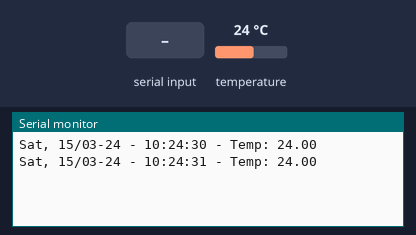
Simulated run of this sketch. Board: Arduino Uno, built with avr-gcc and run on an emulated ATmega328P. Shown: the last lines printed to the serial monitor. Wiring (inferred from the names in the program): DS3231 clock at I2C address 0x68. The test bench sets the inputs (shaded band); at power-on: temperature 24 °C. The local clock reads 2024-03-15 10:24:30 at power-on unless the sketch sets it.

Above: at 1.2 s.
1.3 s: byte 84 (84) received over Serial
At 2.8 s:
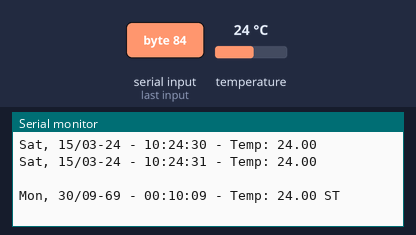
3.5 s: temperature set to 12 °C
At 4.6 s:
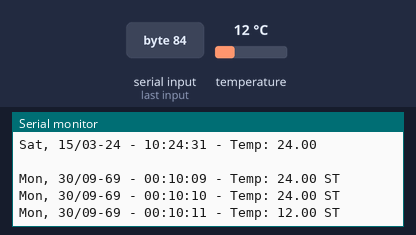
5.0 s: temperature set to 19 °C
At 5.5 s:
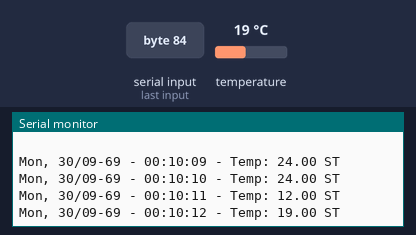
Timing chart, 0 to 8.0 s (numbered marks = the images above; inputs shaded):
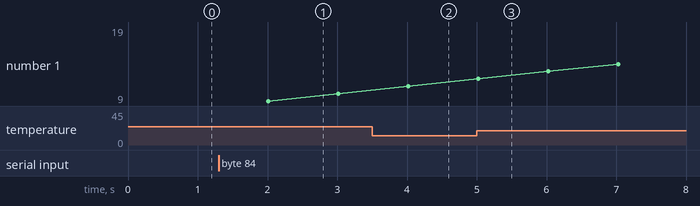

The sketch:

SetRTC.ino
```cpp
#include "Arduino.h"
#include "Wire.h"

#define DS3231_I2C_ADDRESS 104

// Acknowledgement: The code for reading and writing the DS3231 RTC is copied from http://www.goodliffe.org.uk/arduino/i2c_devices.php

// SCL - pin A5
// SDA - pin A4
// To set the clock, run the sketch and use the serial monitor.
// Enter T1124154091014; the code will read this and set the clock. See the code for full details.
//
byte second, minute, hour, dayOfWeek, day, month, year;
boolean daylightSavingTime;
char weekDay[4];

byte tMSB, tLSB;
float temp3231;

void setup() {
	Wire.begin();
	Serial.begin(9600);
}

void printDigits(byte val, String separator) {
	if (val < 10) {
		Serial.print("0");
	}
	Serial.print(val);
	Serial.print(separator);
}

void loop() {

	watchConsole();

	get3231Date();

	Serial.print(weekDay);
	Serial.print(", ");
	printDigits(day, "/");
	printDigits(month, "-");
	printDigits(year, " - ");
	printDigits(hour, ":");
	printDigits(minute, ":");
	printDigits(second, " - Temp: ");
	Serial.print(get3231Temp());
	if (daylightSavingTime) {
		Serial.print(" ST");
	}
	Serial.println();

	delay(1000);
}

// Convert normal decimal numbers to binary coded decimal
byte decToBcd(byte val) {
	return ((val / 10 * 16) + (val % 10));
}

void watchConsole() {
	if (Serial.available()) { // Look for char in serial queue and process if found
		if (Serial.read() == 84) {      //If command = "T" Set Date
			set3231Date();
			get3231Date();
			Serial.println(" ");
		}
	}
}

void set3231Date() {
//T(sec)(min)(hour)(dayOfWeek)(dayOfMonth)(month)(year)
//T(00-59)(00-59)(00-23)(1-7)(01-31)(01-12)(00-99)
//Example: 02-Feb-09 @ 19:57:11 for the 3rd day of the week -> T1157193020209
//Sample dates for testing:
// T3059017270316 - 30 seconds before start of DST
// T3059017301016 - 30 seconds before end of DST
// T3059225010716 - 30 seconds before new day with DST
// T3059224300616 - 30 seconds before new day on the last day of a month with DST
// T3059234300616 - 30 seconds before new day on the last day of a month with DST, real time on timer chip
// T1124154091014
	second = (byte) ((Serial.read() - 48) * 10 + (Serial.read() - 48)); // Use of (byte) type casting and ascii math to achieve result.
	minute = (byte) ((Serial.read() - 48) * 10 + (Serial.read() - 48));
	hour = (byte) ((Serial.read() - 48) * 10 + (Serial.read() - 48));
	dayOfWeek = (byte) (Serial.read() - 48);
	day = (byte) ((Serial.read() - 48) * 10 + (Serial.read() - 48));
	month = (byte) ((Serial.read() - 48) * 10 + (Serial.read() - 48));
	year = (byte) ((Serial.read() - 48) * 10 + (Serial.read() - 48));
	Wire.beginTransmission(DS3231_I2C_ADDRESS);
	Wire.write(0x00);
	Wire.write(decToBcd(second));
	Wire.write(decToBcd(minute));
	Wire.write(decToBcd(hour));
	Wire.write(decToBcd(dayOfWeek));
	Wire.write(decToBcd(day));
	Wire.write(decToBcd(month));
	Wire.write(decToBcd(year));
	Wire.endTransmission();
}

byte dateSunday() {
	byte sunday = day - dayOfWeek;
	if (sunday < 25) {
		sunday += 7;
	}
	return sunday;
}

boolean isDST() {
	switch (month) {
	case 1:
	case 2:
		return false;
	case 3:
		if (day < 25) {
			return false;
		}
		if (dayOfWeek == 7) {
			return (hour < 2) ? false : true;
		}
		return (day < dateSunday()) ? false : true;
	case 10:
		if (day < 25) {
			return true;
		}
		if (dayOfWeek == 7) {
			return (hour >= 2) ? false : true;
		}
		return (day > dateSunday()) ? false : true;
	case 11:
	case 12:
		return false;
	default: return true;	// For dst, no test for the summer months in the switch.
	}
}

byte daysInMonth[] = {0, 31, 28, 31, 30, 31, 30, 31, 31, 30, 31, 30, 31};	// Only months with DST will be used in this array - no need to test for leap year.

void adjustTime() {		// Adjust for daylight saving time (clock is always winter time)
	if (daylightSavingTime) {
		hour += 1;
		if (hour > 23) {
			hour = 0;
			dayOfWeek++;
			if (dayOfWeek > 7) {
				dayOfWeek = 1;
			}
			day++;
			if (day > daysInMonth[month]) {
				day = 1;
				month++;
			}
		}
	}
}

void get3231Date() {
	// send request to receive data starting at register 0
	Wire.beginTransmission(DS3231_I2C_ADDRESS); // 104 is DS3231 device address
	Wire.write(0x00); // start at register 0
	Wire.endTransmission();
	Wire.requestFrom(DS3231_I2C_ADDRESS, 7); // request seven bytes

	if (Wire.available()) {
		second = Wire.read(); // get second
		minute = Wire.read(); // get minutes
		hour = Wire.read();   // get hour
		dayOfWeek = Wire.read();
		day = Wire.read();
		month = Wire.read(); //temp month
		year = Wire.read();

		second = (((second & B11110000) >> 4) * 10 + (second & B00001111)); // convert BCD to decimal
		minute = (((minute & B11110000) >> 4) * 10 + (minute & B00001111)); // convert BCD to decimal
		hour = (((hour & B00110000) >> 4) * 10 + (hour & B00001111)); // convert BCD to decimal (assume 24 hour mode)
		dayOfWeek = (dayOfWeek & B00000111); // 1-7
		day = (((day & B00110000) >> 4) * 10 + (day & B00001111)); // 1-31
		month = (((month & B00010000) >> 4) * 10 + (month & B00001111)); //msb7 is century overflow
		year = (((year & B11110000) >> 4) * 10 + (year & B00001111));
	} else {
		//oh noes, no data!
	}

	daylightSavingTime = isDST();
	adjustTime();

	switch (dayOfWeek) {
	case 1:
		strcpy(weekDay, "Mon");
		break;
	case 2:
		strcpy(weekDay, "Tue");
		break;
	case 3:
		strcpy(weekDay, "Wed");
		break;
	case 4:
		strcpy(weekDay, "Thu");
		break;
	case 5:
		strcpy(weekDay, "Fri");
		break;
	case 6:
		strcpy(weekDay, "Sat");
		break;
	case 7:
		strcpy(weekDay, "Sun");
		break;
	}
}

float get3231Temp() {
	//temp registers (11h-12h) get updated automatically every 64s
	Wire.beginTransmission(DS3231_I2C_ADDRESS);
	Wire.write(0x11);
	Wire.endTransmission();
	Wire.requestFrom(DS3231_I2C_ADDRESS, 2);

	if (Wire.available()) {
		tMSB = Wire.read(); //2's complement int portion
		tLSB = Wire.read(); //fraction portion

		temp3231 = (tMSB & B01111111); //do 2's math on Tmsb
		temp3231 += ((tLSB >> 6) * 0.25); //only care about bits 7 & 8
	} else {
		//oh noes, no data!
	}

	return temp3231;
}
```

.ino.cpp
```cpp
#ifdef __IN_ECLIPSE__
//This is a automatic generated file
//Please do not modify this file
//If you touch this file your change will be overwritten during the next build
//This file has been generated on 2017-01-02 00:06:11

#include "Arduino.h"
#include "Arduino.h"
#include "Wire.h"
void setup() ;
void printDigits(byte val, String separator) ;
void loop() ;
byte decToBcd(byte val) ;
void watchConsole() ;
void set3231Date() ;
byte dateSunday() ;
boolean isDST() ;
void adjustTime() ;
void get3231Date() ;
float get3231Temp() ;

#include "SetRTC.ino"


#endif
```

Measured:
- after the input at 1.3 s, the serial monitor: prints a new line after 0.71 s (image 1)
- after the input at 3.5 s, the serial monitor: prints a new line after 0.52 s (image 2)
- after the input at 5.0 s, the serial monitor: prints a new line at once (image 3)
